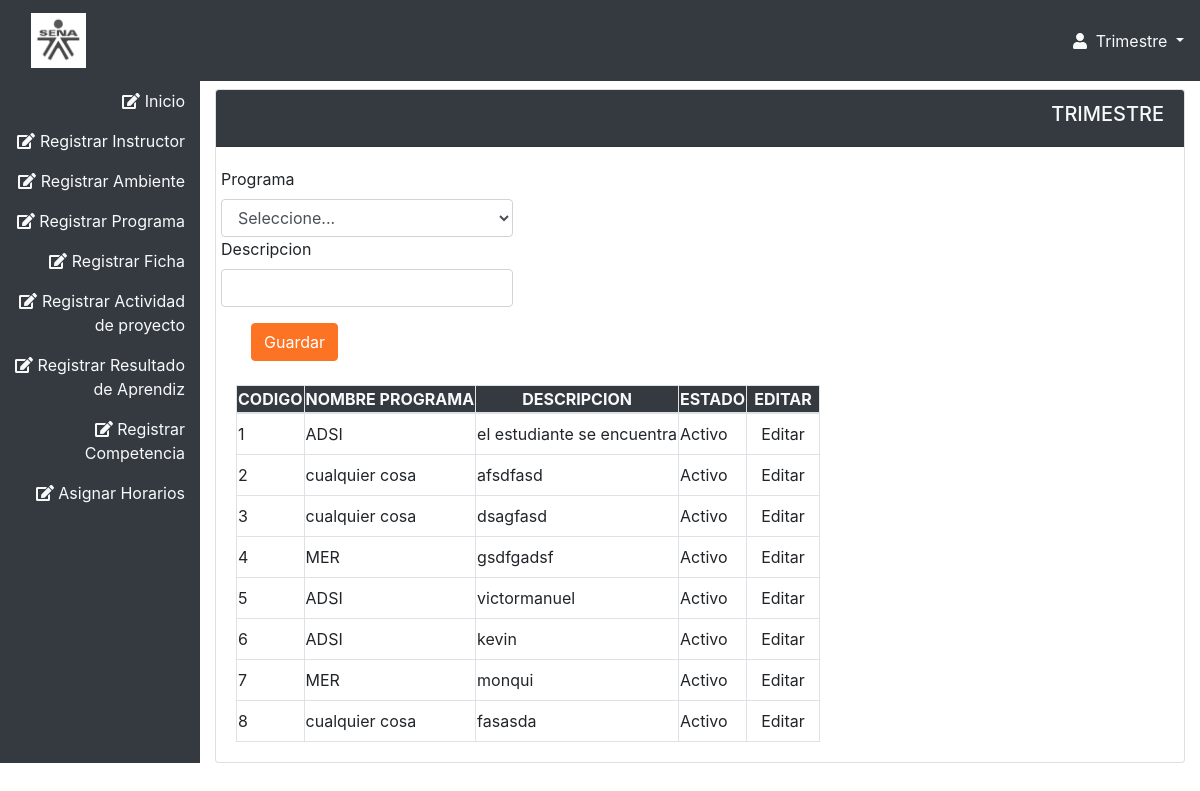
The app's page /sishorario/trimestre/index with its own data.
### tables this page shows
CREATE TABLE `trimestre` (
  `idTrimestre` int(11) NOT NULL,
  `idPrograma` int(11) DEFAULT NULL,
  `descripcion` varchar(30) DEFAULT NULL,
  `estado` varchar(30) DEFAULT NULL
);

CREATE TABLE `programa` (
  `idPrograma` int(11) NOT NULL,
  `idCentro` int(11) DEFAULT NULL,
  `nombre` varchar(100) DEFAULT NULL,
  `tipoFormacion` varchar(40) DEFAULT NULL,
  `horario` varchar(45) DEFAULT NULL,
  `estado` varchar(30) DEFAULT NULL
);

### sishorario/application/Controller/TrimestreController.php (called while the page is built, shortened)
<?php
class trimestreController{
	public function index($mensaje = null, $textoMensaje = null){
		$trimestre = new trimestre();
		$trimestres = $trimestre->TodosTrimestres();
		require APP . 'view/_templates/header.php';
		require APP . 'view/trimestre/index.php';
	}
	}
	?>

### sishorario/public/index.php (called while the page is built, shortened)
<?php
$app = new Application();

### sishorario/application/Core/Model.php (called while the page is built, shortened)
<?php
class Model
{
    private function openDatabaseConnection()
    {
        $options = array(PDO::ATTR_DEFAULT_FETCH_MODE => PDO::FETCH_OBJ, PDO::ATTR_ERRMODE => PDO::ERRMODE_WARNING);
        if (DB_TYPE == "pgsql") {
            $databaseEncodingenc = " options='--client_encoding=" . DB_CHARSET . "'";
        } else {
            $databaseEncodingenc = "; charset=" . DB_CHARSET;
        }
        $this->db = new PDO(DB_TYPE . ':host=' . DB_HOST . ';dbname=' . DB_NAME . $databaseEncodingenc, DB_USER, DB_PASS, $options);
    }
}

### sishorario/application/Model/trimestre.php (called while the page is built, shortened)
<?php
class trimestre extends Model
{
    public function TodosTrimestres()
    {
        $sql = 'SELECT t.idTrimestre, p.nombre, t.descripcion, t.estado
        FROM trimestre as t
        INNER JOIN programa as p
        ON p.idPrograma = t.idPrograma GROUP BY t.idTrimestre';
        $query = $this->db->prepare($sql);
        $query->execute();
        return $query->fetchAll();
    }
}
?>

### sishorario/application/view/trimestre/index.php (the view, shortened to what this page needs)
<!DOCTYPE html>
<html lang="es">
<head>
  <link rel="stylesheet" type="text/css" href="<?php echo URL; ?>css/bootstrap.css">
  <link rel="stylesheet" type="text/css" href="<?php echo URL; ?>css/all.css">
  <link rel="stylesheet" type="text/css" href="<?php echo URL; ?>css/estilo.css">
</head>
<body>
  <nav class="navbar navbar-expand-lg navbar-light bg-dark">
    <a class="text-light navbar-brand" href="index.html"><img class="col-sm-4 img-fluid" src="<?php echo URL; ?>img/descarga.png"></a>
    <div class="collapse navbar-collapse" id="navbarSupportedContent">
      <ul class="navbar-nav my-2 my-lg-0">
        <div class="btn-group">
        <a class="text-light activate dropdown-toggle" data-toggle="dropdown" aria-haspopup="true" aria-expanded="false"><i class="fas fa-user"></i>&nbsp;
          Trimestre
        </a>
      </div>
      </ul>
    </div>
  </nav>
  <section class="container-fluid">
    <div class="row">
      <aside class="col-sm-2 bg-dark">
        <div class="mt-2 text-right">
          <p><a class="text-light"  href="<?php echo URL; ?>home/index"><i class="fas fa-edit" ></i>&nbsp;Inicio</a></p>
          <p><a class="text-light"  href="<?php echo URL; ?>usuario/index"><i class="fas fa-edit" ></i>&nbsp;Registrar Instructor</a></p>
          <p><a class="text-light"  href="<?php echo URL; ?>ambiente/index"><i class="fas fa-edit"  ></i>&nbsp;Registrar Ambiente</a></p>
          <p><a class="text-light"  href="<?php echo URL; ?>programa/index"><i class="fas fa-edit"  ></i>&nbsp;Registrar Programa</a></p>
          <p><a class="text-light"  href="<?php echo URL; ?>ficha/index"><i class="fas fa-edit" ></i>&nbsp;Registrar Ficha</a></p>
          <p><a class="text-light"  href="<?php echo URL; ?>proyecto/index"><i class="fas fa-edit"  ></i>&nbsp;Registrar Actividad de proyecto</a></p>
          <p><a class="text-light"  href="<?php echo URL; ?>resulta/index"><i class="fas fa-edit" ></i>&nbsp;Registrar Resultado de Aprendiz</a></p>
          <p><a class="text-light"  href="<?php echo URL; ?>competencia/index"><i class="fas fa-edit" ></i>&nbsp;Registrar Competencia</a></p>
          <p><a class="text-light"  href="<?php echo URL; ?>asignarhorario/index"><i class="fas fa-edit" ></i>&nbsp;Asignar Horarios</a></p>
        </div>
      </aside>
      <section class="col-sm-10">
       <div class="card mt-2">
          <div class="card-header text-right bg-dark">
            <h5 class="text-light">TRIMESTRE</h5>
          </div>
          <div class="card-body row">
             <form method="POST" action="<?php echo URL; ?>trimestre/IngresarTrimestre" enctype="multipart/form-data">
                        <div class="tab-content" id="myTabContent">
                            <div class="tab-pane fade show active" id="home" role="tabpanel" aria-labelledby="home-tab">
                                <div class="row register-form">
                                    <div class="col-md-6">
                                      <div class="form-group">
                                              <label>Programa</label>
                                        <select type="select"  id="idPrograma" name="idPrograma"  class="form-control" >
                                         <option>Seleccione...</option>
                                        </select>
                                        <div class="form-group">
                                          <label>Descripcion</label>
                                            <input type="text" id="descripcion" name="descripcion"  class="form-control" />
                                        </div>
                                    <div class="col-md-6">
                                      <div class="form-group col-sm-12 text-right">
                                        <button class="btn-primary btn" type="submit" id="BtnIngresarT" name="BtnIngresarT">Guardar</button>
                                      </div>
                                    </div>
                                </div>
                            </div>
                        </div>
                        </form>
            <div class="col-sm-12 mt-2">
              <div class="table-responsive">
                <table class="table-bordered">
                  <thead class="text-center text-light bg-dark px-2">
                    <tr>
                      <th>CODIGO</th>
                      <th>NOMBRE PROGRAMA</th>
                      <th>DESCRIPCION</th>
                      <th>ESTADO</th>
                      <th>EDITAR</th>
                    </tr>
                  </thead>
                  <tbody>
                    <?php foreach ($trimestres as $TodosTrimestre) { ?>
                         <tr>
                           <td>
                            <?php if (isset($TodosTrimestre->idTrimestre)) echo htmlspecialchars($TodosTrimestre->idTrimestre, ENT_QUOTES, 'UTF-8'); ?>
                          </td>
                          <td>
                            <?php if (isset($TodosTrimestre->nombre)) echo htmlspecialchars($TodosTrimestre->nombre, ENT_QUOTES, 'UTF-8'); ?>
                          </td>
                          <td>
                            <?php if (isset($TodosTrimestre->descripcion)) echo htmlspecialchars($TodosTrimestre->descripcion, ENT_QUOTES, 'UTF-8'); ?>
                          </td>
                          <td>
                            <?php if (isset($TodosTrimestre->estado)) echo htmlspecialchars($TodosTrimestre->estado, ENT_QUOTES, 'UTF-8'); ?>
                          </td>
                          <td><a class="btn btn-default" href="<?php echo URL . 'programa/Editar/' . htmlspecialchars($allProgram->idPrograma, ENT_QUOTES, 'UTF-8'); ?>">Editar</a></td>
                        </tr>
                    <?php } ?>
                  </tbody>
                </table>
              </div>
            </div>
          </div>
        </div>
      </section>
    </div>
  </section>
</body>
</html>

### sishorario/public/css/all.css (style rules this page uses)
.fa-edit:before { content: "\f044"; }
.fa-user:before { content: "\f007"; }

### records on screen
trimestre: idTrimestre "1", idPrograma.nombre "ADSI", descripcion "el estudiante se encuentra", estado "Activo"
trimestre: idTrimestre "2", idPrograma.nombre "cualquier cosa", descripcion "afsdfasd", estado "Activo"
trimestre: idTrimestre "3", idPrograma.nombre "cualquier cosa", descripcion "dsagfasd", estado "Activo"
trimestre: idTrimestre "4", idPrograma.nombre "MER", descripcion "gsdfgadsf", estado "Activo"
trimestre: idTrimestre "5", idPrograma.nombre "ADSI", descripcion "victormanuel", estado "Activo"
trimestre: idTrimestre "6", idPrograma.nombre "ADSI", descripcion "kevin", estado "Activo"
trimestre: idTrimestre "7", idPrograma.nombre "MER", descripcion "monqui", estado "Activo"
trimestre: idTrimestre "8", idPrograma.nombre "cualquier cosa", descripcion "fasasda", estado "Activo"
